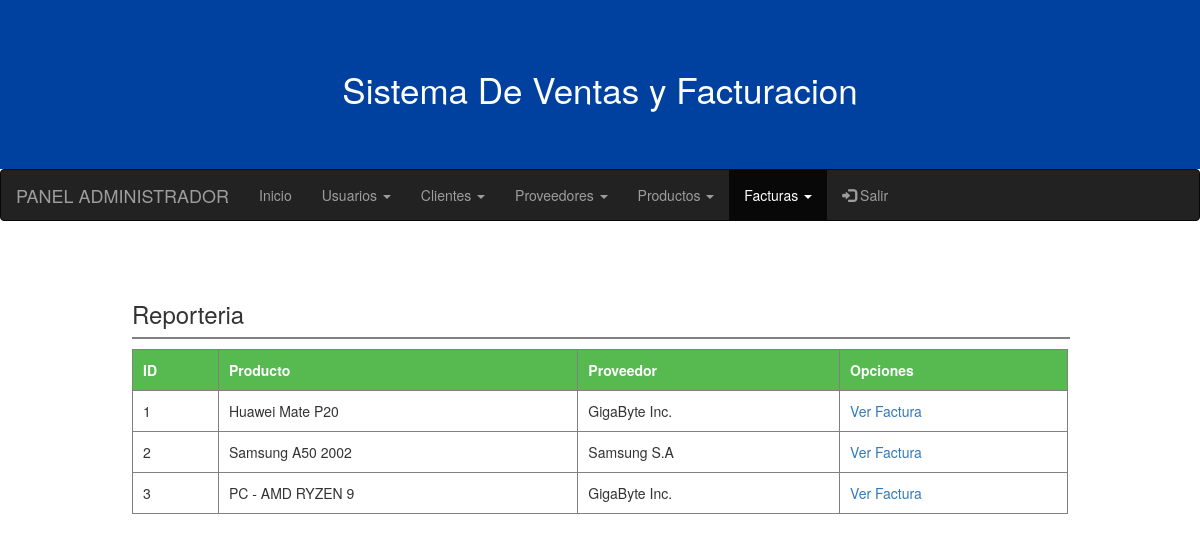
The page /Sistema/InicioAdmin/lista-facturas.php on the database its author committed.
### tables this page shows
CREATE TABLE `facturadora` (
  `id_factura` int(11) NOT NULL AUTO_INCREMENT,
  `id_producto` int(11) NOT NULL,
  `id_proveedor` int(11) NOT NULL,
  `id_cliente` int(11) NOT NULL,
  PRIMARY KEY (`id_factura`),
  KEY `facturadora_fk` (`id_cliente`),
  KEY `facturadora_fk_2` (`id_producto`),
  KEY `facturadora_fk_1` (`id_proveedor`),
  CONSTRAINT `facturadora_fk` FOREIGN KEY (`id_cliente`) REFERENCES `cliente` (`id_cliente`),
  CONSTRAINT `facturadora_fk_1` FOREIGN KEY (`id_proveedor`) REFERENCES `proveedor` (`id_proveedor`) ON DELETE CASCADE
);

CREATE TABLE `productos` (
  `id_producto` int(11) NOT NULL AUTO_INCREMENT,
  `id_proveedor` int(11) NOT NULL,
  `nombre_producto` varchar(50) NOT NULL,
  `precio` int(11) NOT NULL,
  PRIMARY KEY (`id_producto`),
  KEY `productos_fk` (`id_proveedor`),
  CONSTRAINT `productos_fk` FOREIGN KEY (`id_proveedor`) REFERENCES `proveedor` (`id_proveedor`)
);

CREATE TABLE `proveedor` (
  `id_proveedor` int(11) NOT NULL AUTO_INCREMENT,
  `nombre` varchar(50) NOT NULL,
  `apellido` varchar(50) DEFAULT NULL,
  `telefono` int(11) NOT NULL,
  `direccion` varchar(50) NOT NULL,
  PRIMARY KEY (`id_proveedor`)
);

### Sistema/InicioAdmin/lista-facturas.php (the view, shortened to what this page needs)
<!DOCTYPE html>
<html lang="es">
<head>
  <link rel="stylesheet" href="https://maxcdn.bootstrapcdn.com/bootstrap/3.4.1/css/bootstrap.min.css">
    <link rel="stylesheet" href="../css/usuarios.css">
</head>
<body>
  <div class="ban">
    <h3 class="s-t">Sistema De Ventas y Facturacion</h3>
  </div>
  <nav class="navbar navbar-inverse">
    <div class="container-fluid">
      <div class="navbar-header">
        <a class="navbar-brand" href="#">PANEL ADMINISTRADOR</a>
      </div>
      <ul class="nav navbar-nav">
        <ul class="nav navbar-nav">
          <li class=""><a href="index.php">Inicio</a></li>
          <li class="dropdown">
          <a class="dropdown-toggle" data-toggle="dropdown" href="#">Usuarios
          <span class="caret"></span></a>
          </li>
          <li class="dropdown">
          <a class="dropdown-toggle" data-toggle="dropdown" href="#">Clientes
          <span class="caret"></span></a>
          </li>
          <li class="dropdown">
          <a class="dropdown-toggle" data-toggle="dropdown" href="#">Proveedores
          <span class="caret"></span></a>
          </li>
          <li class="dropdown">
          <a class="dropdown-toggle" data-toggle="dropdown" href="#">Productos
          <span class="caret"></span></a>
          </li>
          <li class="dropdown active">
          <a class="dropdown-toggle" data-toggle="dropdown" href="#">Facturas
          <span class="caret"></span></a>
          </li>
        </ul>
      <ul class="nav navbar-nav navbar-right">
        <li><a href="../php/salir.php"><span class="glyphicon glyphicon-log-in"></span>    Salir</a></li>
      </ul>
    </div>
  </nav>
  <section id="container">
    <div class="lista-f">
      <h3>Reporteria</h3>
      <hr>
      <table>
        <tr>
          <th>ID</th>
          <th>Producto</th>
          <th>Proveedor</th>
          <th>Opciones</th>
        </tr>
        <?php
            $conexion = mysqli_connect("localhost", "root", "", "Tienda");
            $query = mysqli_query($conexion, "SELECT f.id_factura, r.nombre,r.apellido, p.nombre_producto, t.nombre, t.apellido
											                        FROM facturadora f
                                              INNER JOIN cliente r ON f.id_cliente = r.id_cliente
                                              INNER JOIN productos p ON f.id_producto = p.id_producto
                                              INNER JOIN proveedor t ON f.id_proveedor = t.id_proveedor");
            $result = mysqli_num_rows($query);
            if($result > 0 )
            {
              while ($data = mysqli_fetch_array($query))
              {
            ?>
              <tr>
                <td><?php echo $data['id_factura']; ?></td>
                <td><?php echo $data['nombre_producto']; ?></td>
                <td><?php echo $data['nombre']." ".$data['apellido']; ?></td>
                <td>
                  <a href="ver-factura.php?id=<?php echo $data['id_factura']; ?>">Ver Factura</a>
                </td>
              </tr>
              <?php
                }
              }
              ?>
      </table>
    </div>
  </section>
</body>
</html>

### Sistema/css/usuarios.css (style rules this page uses)
#container { padding: 90px 15px 15px; margin-top: -50px; }
.lista-f { width: 80%; margin: auto; }
hr { border: 1px solid gray; width: 100%; display: block; margin: 10px 0; }
table { border-collapse: collapse; width: 100%; border: 1px solid gray; }
table th { text-align: left; padding: 10px; background-color: #56ba50; color: white; border: 1px solid gray; }
table td { padding: 10px; border: 1px solid gray; }
.ban { text-align: center; color: white; background-color: #0041a0; padding: 50px; }
.s-t { font-size: 35px; }

### rows shown on the page
facturadora: id_factura "1", id_producto.nombre_producto "Huawei Mate P20", id_proveedor.nombre "GigaByte", id_proveedor.apellido "Inc."
facturadora: id_factura "2", id_producto.nombre_producto "Samsung A50 2002", id_proveedor.nombre "Samsung", id_proveedor.apellido "S.A"
facturadora: id_factura "3", id_producto.nombre_producto "PC - AMD RYZEN 9", id_proveedor.nombre "GigaByte", id_proveedor.apellido "Inc."
